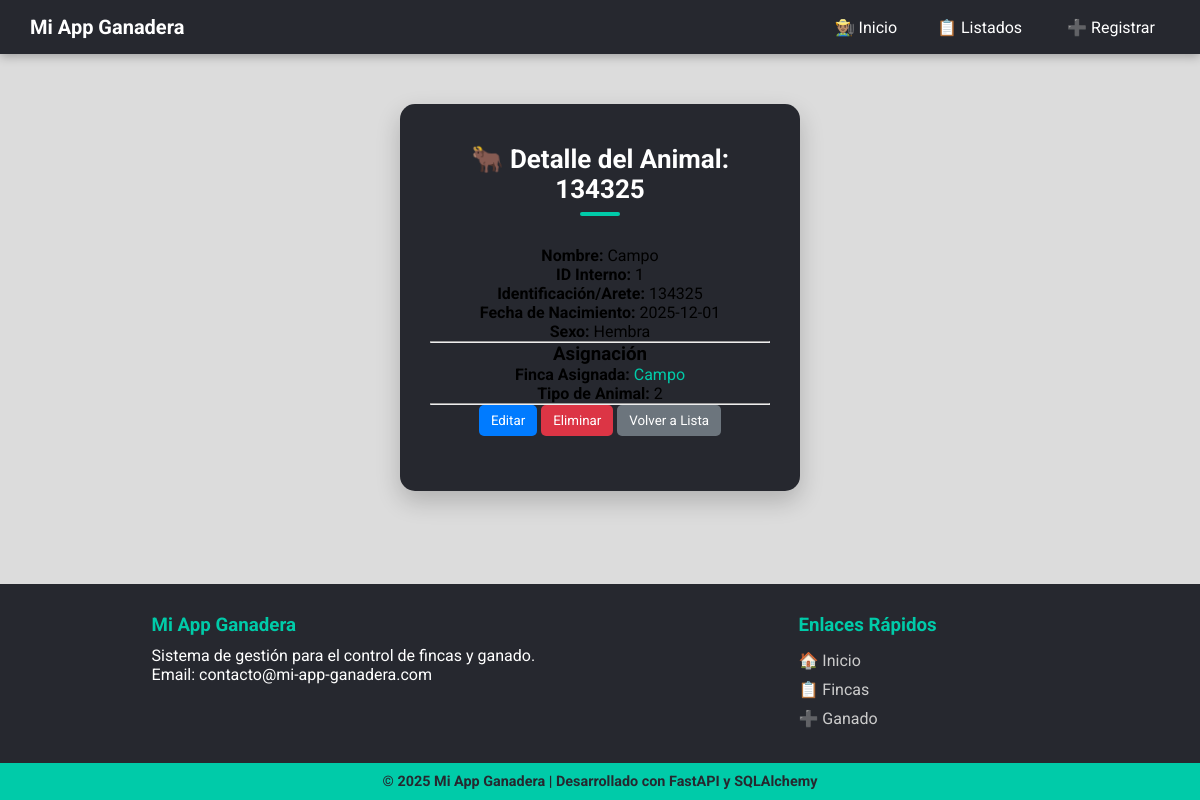
The app's page /ganado/detalle/1 with its own data.
### models.py (models this page shows)
class Ganado(Base):
    __tablename__ = "ganados"
    id = Column(Integer, primary_key=True, index=True)
    identificacion = Column(String, index=True, unique=True, nullable=False)
    nombre = Column(String(100), nullable=True)
    edad = Column(Integer, nullable=False)
    sexo = Column(String(10), nullable=False)
    fecha_nacimiento = Column(Date)
    finca_id = Column(Integer, ForeignKey("fincas.id"), nullable=False)
    tipo_animal_id = Column(Integer, ForeignKey("tipos_animales.id"), nullable=False)
    fecha_registro = Column(DateTime, default=datetime.utcnow)
    finca = relationship("Finca", back_populates="ganados")
    tipo_animal = relationship("TipoAnimal", back_populates="ganados")

class Finca(Base):
    __tablename__ = "fincas"
    id = Column(Integer, primary_key=True, index=True)
    nombre = Column(String(100), nullable=False)
    tamaño = Column(Integer, nullable=False)
    ubicacion = Column(String(200), nullable=False)
    fecha_creacion = Column(DateTime, default=datetime.utcnow)
    ganados = relationship(
        "Ganado",
        back_populates="finca",
        cascade="all, delete-orphan"
    )

class TipoAnimal(Base):
    __tablename__ = "tipos_animales"
    id = Column(Integer, primary_key=True, index=True)
    nombre = Column(String, unique=True, index=True)
    ganados = relationship("Ganado", back_populates="tipo_animal")

### routers/ganado.py (the view)
@router.get("/detalle/{ganado_id}")
async def detalle_ganado_view(ganado_id: int, request: Request, db: Session = Depends(get_db)):
    ganado = db.query(models.Ganado).filter(models.Ganado.id == ganado_id).first()
    if not ganado:
        raise HTTPException(status_code=404, detail="Ganado no encontrado")
    return templates.TemplateResponse(
        "ganado/detalle_ganado.html",
        {"request": request, "ganado": ganado}
    )

### templates/ganado/detalle_ganado.html (shortened to what this page needs)
{% extends "base.html" %}
{% block content %}
<div class="main-container">
    <div class="card detalle-card">
        <h1 class="card-title">🐂 Detalle del Animal: {{ ganado.identificacion }}</h1>
        <div class="detalle-group">
            <p> <strong>Nombre:</strong> {{ ganado.nombre or 'N/A' }}</p>
            <p> <strong>ID Interno:</strong> {{ ganado.id }}</p>
            <p> <strong>Identificación/Arete:</strong> {{ ganado.identificacion }}</p>
            <p> <strong>Fecha de Nacimiento:</strong> {{ ganado.fecha_nacimiento }}</p>
            <p> <strong>Sexo:</strong> {{ ganado.sexo }}</p>
        </div>
        <hr>
        <div class="detalle-group">
            <h3>Asignación</h3>
            {% if ganado.finca %}
                <p> <strong>Finca Asignada:</strong> <a href="/fincas/{{ ganado.finca.id }}" style="color: #00cba9; text-decoration: none;">{{ ganado.finca.nombre }}</a></p>
            {% else %}
                 <p><i class="fa-solid fa-location-dot"></i> <strong>Finca Asignada:</strong> <span style="color: #dc3545;">No asignada</span></p>
            {% endif %}
            {% if ganado.tipo_animal %}
                <p> <strong>Tipo de Animal:</strong> {{ ganado.tipo_animal.nombre }}</p>
            {% else %}
                <p><i class="fa-solid fa-cow"></i> <strong>Tipo de Animal:</strong> <span style="color: #dc3545;">No definido</span></p>
            {% endif %}
        </div>
        <hr>
        <div class="detalle-acciones">
            <button onclick="window.location.href='/ganado/editar/{{ ganado.id }}'" style="background-color: #007bff;">
                 Editar
            </button>
            <button class="btn-eliminar" data-id="{{ ganado.id }}" style="background-color: #dc3545;">
                 Eliminar
            </button>
            <button onclick="window.location.href='/ganado/lista'" style="background-color: #6c757d;">
                 Volver a Lista
            </button>
        </div>
    </div>
</div>
{% endblock %}

### static/css/styles.css (style rules this page uses)
* { margin: 0; padding: 0; box-sizing: border-box; font-family: 'Roboto', sans-serif; }
html, body { height: 100%; margin: 0; }
body { display: flex; flex-direction: column; min-height: 100vh; background-color: #dcdcdc; }
.main-container { flex: 1; display: flex; justify-content: center; align-items: center; padding: 20px; }
button, input[type="submit"] { background: #00cba9; color: white; padding: 8px 12px; border: none; cursor: pointer; border-radius: 5px; transition: background-color 0.3s; }
.card { background-color: #26282f; width: 100%; max-width: 400px; padding: 40px 30px; border-radius: 15px; box-shadow: 0 10px 25px rgba(0,0,0,0.2); text-align: center; }
.card h1 { color: #ffffff; margin-bottom: 30px; font-size: 26px; position: relative; display: inline-block; }
.card h1::after { content: ''; display: block; width: 40px; height: 4px; background-color: #00cba9; margin: 8px auto 0 auto; border-radius: 2px; }

### records on screen
Ganado: identificacion "134325", nombre "Campo", id "1", fecha_nacimiento "2025-12-01", sexo "Hembra"
Finca: finca.nombre "Campo"
TipoAnimal: tipo_animal.nombre "2"
